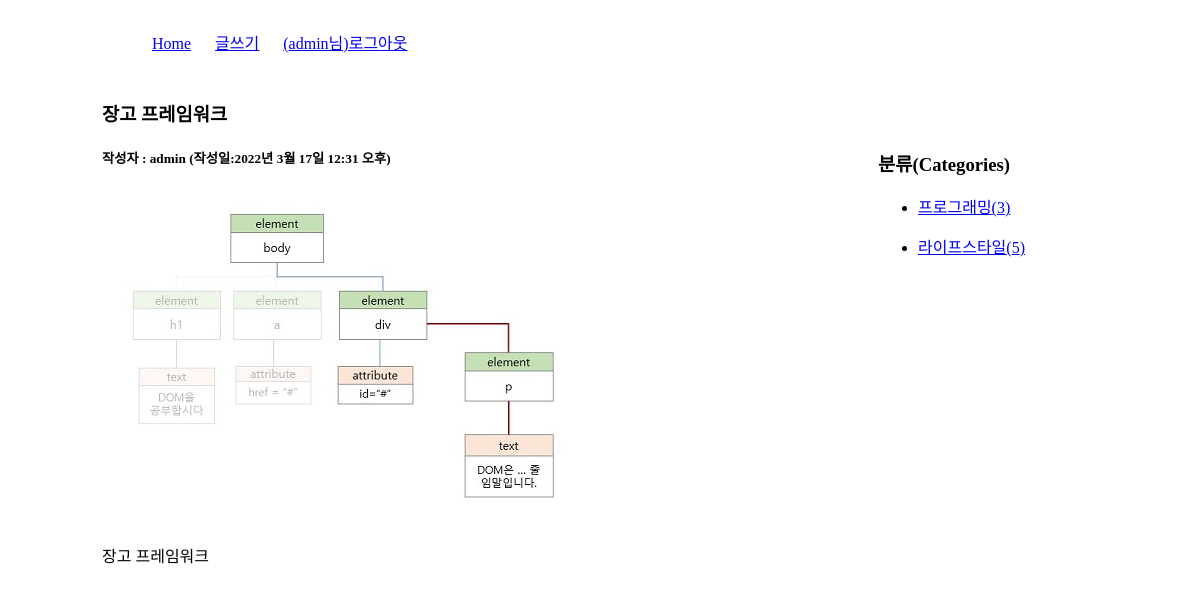
Screenshot of /blog/6/ (signed in) with the database file from the repository.
### blog/models.py (models this page shows, shortened)
class Post(models.Model):
    title = models.CharField(max_length=100)
    content = models.TextField()
    pub_date = models.DateTimeField()
    modify_date = models.DateTimeField(null=True, blank=True)   # 빈칸 허용
    photo = models.ImageField(upload_to='blog/images/%Y/%m/%d/',
                              null=True, blank=True)            # Y만 대문자
    author = models.ForeignKey(User, on_delete=models.CASCADE)
    category = models.ForeignKey(Category, null=True, blank=True, on_delete=models.SET_NULL)        # 카테고리가 삭제되어도 블로그는 유지됨(미분류가 있을수 있다)

class Category(models.Model):
    name = models.CharField(max_length=50, unique=True)         # 카테고리 이름 - 유일
    slug = models.SlugField(max_length=200, unique=True, allow_unicode=True)        # 한글 인코딩
    def __str__(self):
        return self.name
    def get_absolute_url(self):
        return "/blog/category/{}".format(self.slug)            # ex) /blog/category/프로그래밍
    class Meta:
        verbose_name_plural = 'Categories'                  # Categorys로 나오는거 바꿔줌

### blog/views.py (the view)
# urls.py: path('<int:post_id>/', views.detail, name='detail'),
@login_required(login_url='common:login')
def detail(request, post_id):
    post = get_object_or_404(Post, pk=post_id)
    categories = Category.objects.all()
    context = {'post':post, 'categories':categories}
    return render(request, 'blog/post_detail.html', context)

### templates/blog/post_detail.html (shortened to what this page needs)
<!DOCTYPE html>
<html lang="ko">
{% load static %}
<head>
    <link rel="stylesheet" href="{% static 'blog/css/style.css' %}">
</head>
<body>
    <div id="container">
        {% include 'navbar.html' %}
        <section id="detail">
            <h3>{{ post.title }}</h3>
            <h5>작성자 : {{ post.author }} (작성일:{{ post.pub_date }})</h5>
            {% if post.photo %}
            <img src="{{ post.photo.url }}">
            {% endif %}
            <p>{{ post.content | linebreaks }}</p>
        </section>
        <aside>
            <h3>분류(Categories)</h3>
            <div>
                {% for category in categories %}
                <ul>
                    <li><a href="{{ category.get_absolute_url }}">
                        {{ category }}({{ category.post_set.count }})</a>
                    </li>
                </ul>
                {% endfor %}
            </div>
        </aside>
    </div>
</body>
</html>

### templates/navbar.html
<header>
    <nav>
        <ul>
            <li><a href="{% url 'blog:index' %}">Home</a></li>
            <li><a href="{% url 'blog:post_create' %}">글쓰기</a></li>
            {% if user.is_authenticated %}
            <li><a href="{% url 'common:logout' %}">({{ user.username }}님)로그아웃</a></li>
            {% else %}
            <li><a href="{% url 'common:login' %}">로그인</a></li>
            {% endif %}
        </ul>
    </nav>
</header>

### static/blog/css/style.css (style rules this page uses)
#container { width: 996px; margin: 20px auto; }
nav ul { list-style: none; }
nav ul li { display: inline-block; margin: 10px; }
#list, #detail { width: 700px; float: left; }
aside { width: 200px; float: right; margin: 50px 20px 0 0; }

### rows the page displays
Post: title "장고 프레임워크", author "admin", pub_date "2022년 3월 17일 12:31 오후", photo (picture), content "장고 프레임워크"
Category: name "프로그래밍", post_set.count "3"
Category: name "라이프스타일", post_set.count "5"

### other values shown
{{ user.username }} "admin"
